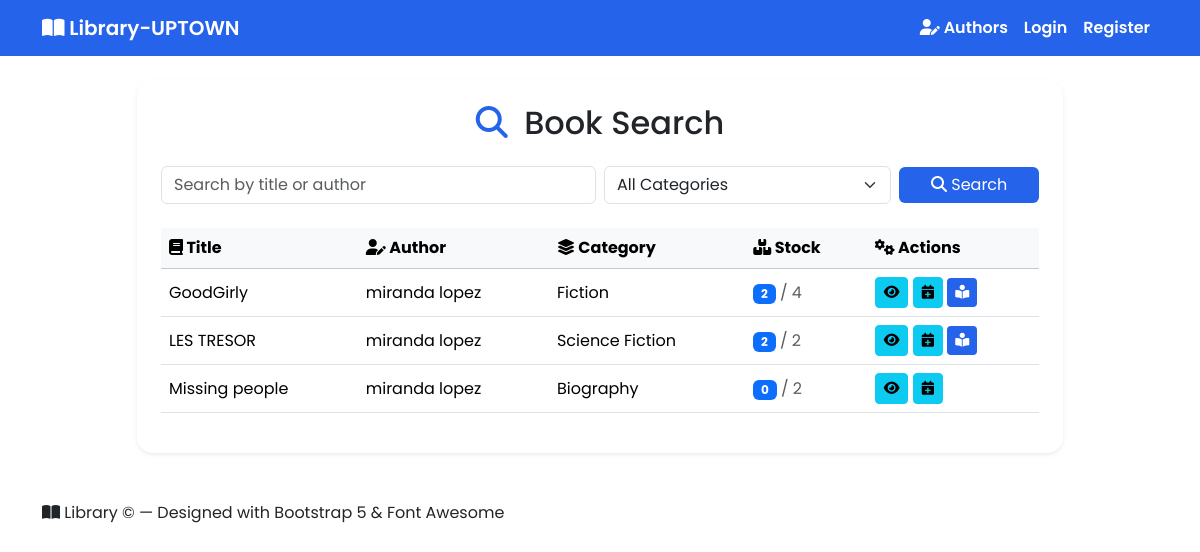
Page /library/books/search/ on the committed database.
### library/models.py (models this page shows, shortened)
class Book(models.Model):
    CATEGORY_CHOICES = [
        ('FICTION', 'Fiction'),
        ('SCI-FI', 'Science Fiction'),
        ('BIOGRAPHY', 'Biography'),
        ('EDUCATION', 'Education')
    ]
    category = models.CharField(
        max_length=20,
        choices=CATEGORY_CHOICES,
        default='FICTION'
    )
    title = models.CharField(max_length=200)
    author = models.ForeignKey(Author, on_delete=models.CASCADE, related_name='books')
    isbn = models.CharField(
        'ISBN',
        max_length=13,
        unique=True,
        validators=[MinLengthValidator(13)]
    )
    publication_date = models.DateField()
    quantity = models.PositiveIntegerField(default=1)
    available = models.PositiveIntegerField(default=1)
    class Meta:
        ordering = ['title']

class Author(models.Model):
    first_name = models.CharField(max_length=100)
    last_name = models.CharField(max_length=100)
    birth_date = models.DateField(null=True, blank=True)
    biography = models.TextField(blank=True)
    def __str__(self):
        return f"{self.first_name} {self.last_name}"
    class Meta:
        ordering = ['last_name', 'first_name']

### library/views.py (the view)
# urls.py: path('books/search/', views.BookSearchView.as_view(), name='book-search'),
class BookSearchView(ListView):
    model = Book
    template_name = "library/book_search.html"
    context_object_name = "books"
    def get_queryset(self):
        queryset = super().get_queryset()
        q = self.request.GET.get("q")
        if q:
            queryset = queryset.filter(title__icontains=q)
        return queryset

### library/templates/library/book_search.html (shortened to what this page needs)
{% extends "base.html" %}
{% block extra_head %}
<link rel="stylesheet" href="https://cdnjs.cloudflare.com/ajax/libs/font-awesome/6.5.0/css/all.min.css">
{% endblock %}
{% block content %}
<div class="row justify-content-center">
    <div class="col-lg-10">
        <div class="card shadow-sm border-0 mb-4">
            <div class="card-body p-4">
                <h2 class="card-title mb-4 text-center">
                    <i class="fa-solid fa-magnifying-glass"></i> Book Search
                </h2>
                <form method="get" class="mb-4">
                    <div class="row g-2 align-items-center">
                        <div class="col-md-6">
                            <input type="text" name="q" class="form-control" placeholder="Search by title or author" value="{{ request.GET.q }}">
                        </div>
                        <div class="col-md-4">
                            <select name="category" class="form-select">
                                <option value="">All Categories</option>
                            </select>
                        </div>
                        <div class="col-md-2">
                            <button type="submit" class="btn btn-primary w-100">
                                <i class="fa-solid fa-magnifying-glass"></i> Search
                            </button>
                        </div>
                    </div>
                </form>
                {% if books %}
                <div class="table-responsive">
                    <table class="table table-hover align-middle">
                        <thead class="table-light">
                            <tr>
                                <th><i class="fa-solid fa-book"></i> Title</th>
                                <th><i class="fa-solid fa-user-pen"></i> Author</th>
                                <th><i class="fa-solid fa-layer-group"></i> Category</th>
                                <th><i class="fa-solid fa-boxes-stacked"></i> Stock</th>
                                <th><i class="fa-solid fa-gears"></i> Actions</th>
                            </tr>
                        </thead>
                        <tbody>
                            {% for book in books %}
                            <tr>
                                <td>{{ book.title }}</td>
                                <td>{{ book.author }}</td>
                                <td>{{ book.get_category_display }}</td>
                                <td>
                                    <span class="badge bg-primary">{{ book.available }}</span>
                                    <span class="text-muted">/ {{ book.quantity }}</span>
                                </td>
                                <td>
                                    <a href="{% url 'library:book-detail' book.pk %}" class="btn btn-sm btn-info" title="Details">
                                        <i class="fa-solid fa-eye"></i>
                                    </a>
                                    <a href="{% url 'library:reservation-add' %}?book={{ book.pk }}" class="btn btn-sm btn-info" title="Reserve">
                                        <i class="fa-solid fa-calendar-plus"></i>
                                    </a>
                                    {% if book.available > 0 %}
                                    <a href="{% url 'library:borrow-book' book.pk %}" class="btn btn-sm btn-primary" title="Borrow">
                                        <i class="fa-solid fa-book-reader"></i>
                                    </a>
                                    {% endif %}
                                </td>
                            </tr>
                            {% endfor %}
                        </tbody>
                    </table>
                </div>
                {% else %}
                    <p class="text-center text-muted mt-4">No books found for your search.</p>
                {% endif %}
            </div>
        </div>
    </div>
</div>
<footer class="footer mt-4">
    <div>
        <i class="fa-solid fa-book-open"></i> Library &copy; {{ now|date:"Y" }} — Designed with Bootstrap 5 & Font Awesome
    </div>
</footer>
{% endblock %}

### library/templates/base.html (style rules this page uses)
body, .navbar, .card, .table, .form-control, .form-select, .btn { font-family: 'Poppins', Arial, sans-serif; }

### library/templates/library/book_search.html (style rules this page uses)
.card-title i { color: #2563eb; margin-right: 0.5rem; }
.btn-primary { background: #2563eb; border: none; }
.card { border-radius: 1rem; box-shadow: 0 2px 16px rgba(37,99,235,0.08); }
body, .form-control, .form-select, .btn { font-family: 'Poppins', Arial, sans-serif; }

### rows in the picture
Book: title "GoodGirly", author "miranda lopez", category "Fiction", available "2", quantity "4"
Book: title "LES TRESOR", author "miranda lopez", category "Science Fiction", available "2", quantity "2"
Book: title "Missing people", author "miranda lopez", category "Biography", available "0", quantity "2"
